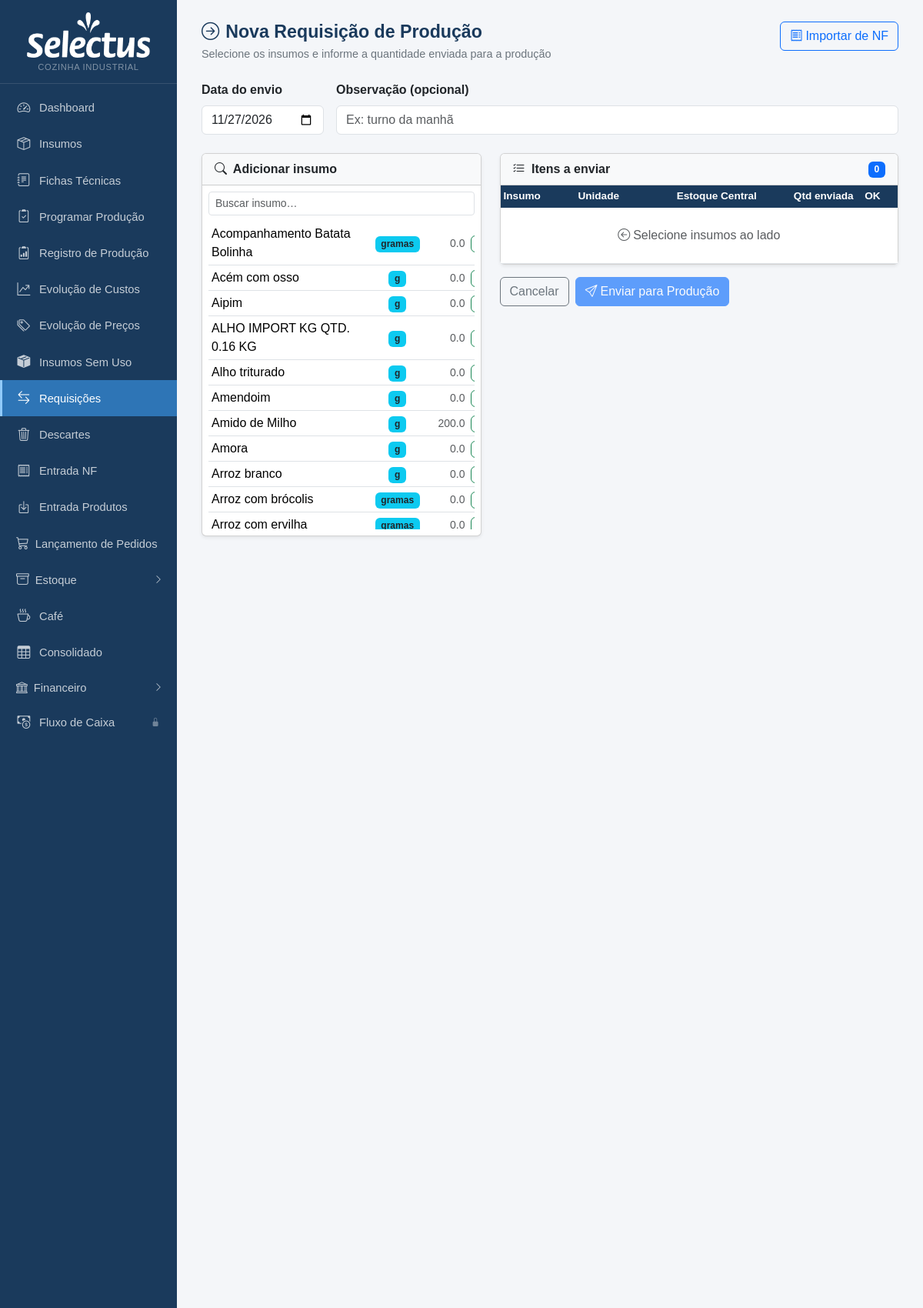
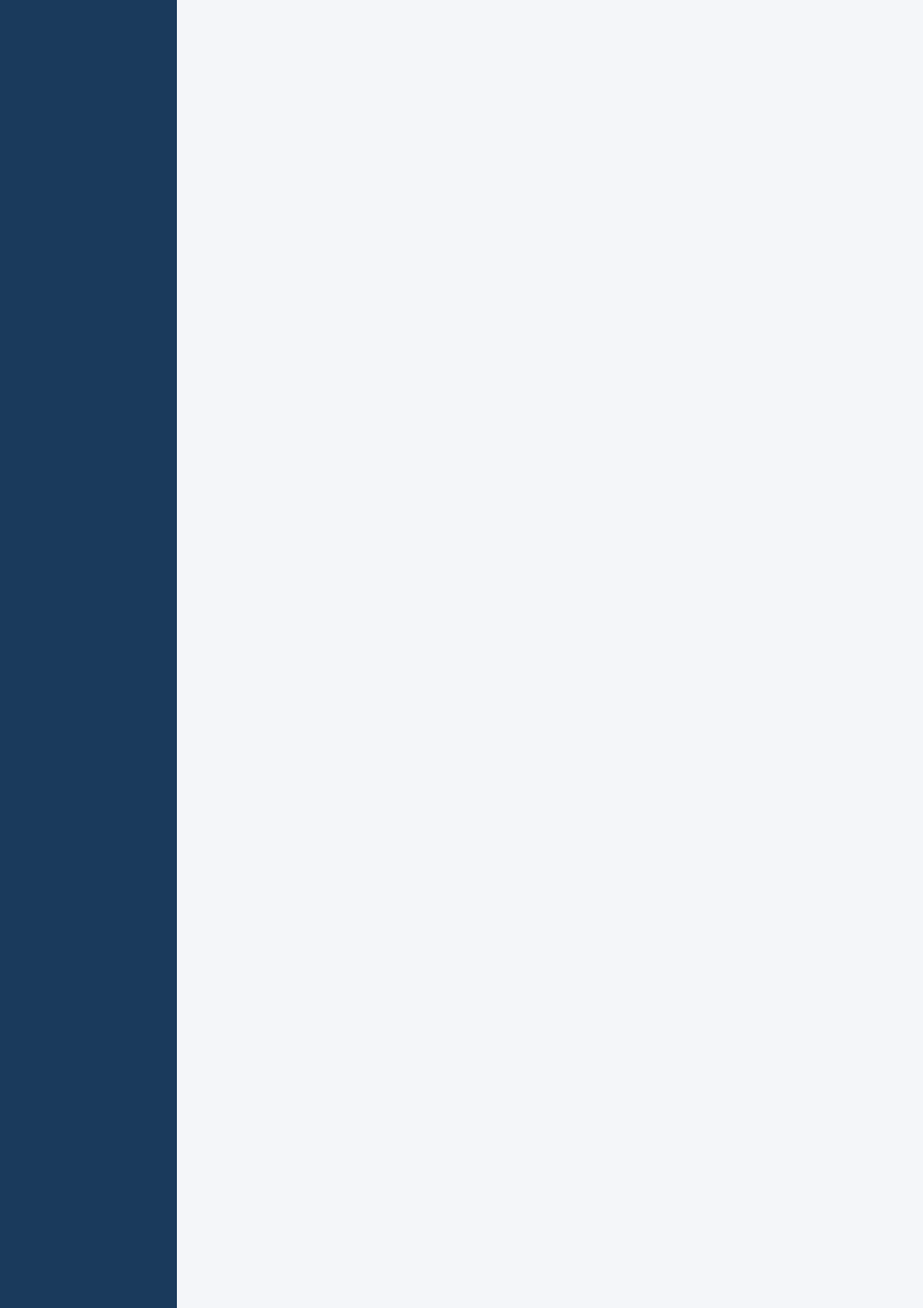
The app's page /requisicoes/nova (upper part) with its own data (2 pictures, top to bottom).
### tables this page shows
CREATE TABLE insumos (
            id INTEGER PRIMARY KEY AUTOINCREMENT,
            nome TEXT NOT NULL,
            unidade_compra TEXT NOT NULL,
            preco_compra REAL,
            unidade_uso TEXT NOT NULL,
            fator_conversao REAL NOT NULL DEFAULT 1
        , qtd_por_embalagem REAL, unid_embalagem TEXT, produto_vinculado_id INTEGER, estoque_atual REAL DEFAULT 0, estoque_minimo REAL DEFAULT 0, status_revisao_custo TEXT DEFAULT 'nao_revisado', data_revisao_custo TEXT, fornecedor TEXT, aproveitamento REAL NOT NULL DEFAULT 100, status_revisao_nome TEXT DEFAULT 'nao_revisado', observacao TEXT, estoque_central REAL DEFAULT 0, status_revisao_fp TEXT DEFAULT "nao_revisado", categoria TEXT, ep_fornecedor_id INTEGER REFERENCES ep_fornecedores(id), cat1 TEXT);

### app.py (the view, shortened to what this page needs)
@app.route('/requisicoes/nova', methods=['GET','POST'])
def requisicao_nova():
    db = get_db()
    insumos = db.execute('SELECT id, nome, unidade_uso, unidade_compra, estoque_central, qtd_por_embalagem FROM insumos ORDER BY nome COLLATE NOCASE').fetchall()
    nf_id = request.args.get('nf_id', type=int)
    pre_itens = []
    nf_origem = None
    nfs_disponiveis = db.execute(
        "SELECT id, numero, fornecedor, data_emissao FROM nf_entradas ORDER BY id DESC"
    ).fetchall()
    db.close()
    return render_template('requisicao_nova.html', insumos=insumos, today=date.today().isoformat(),
                           pre_itens=pre_itens, nf_origem=nf_origem, nfs=nfs_disponiveis)

### app.py (called while the page is built)
def get_db():
    c = sqlite3.connect(DB)
    c.row_factory = sqlite3.Row
    c.execute("PRAGMA foreign_keys = ON")
    return c

def count_alertas():
    try:
        db = get_db()
        n = db.execute('''SELECT COUNT(*) FROM insumos
                          WHERE estoque_minimo > 0 AND COALESCE(estoque_atual,0) < estoque_minimo''').fetchone()[0]
        db.close()
        return n
    except:
        return 0

@app.context_processor
def inject_alertas():
    try:
        db = get_db()
        n_ped = db.execute("SELECT COUNT(*) FROM pedidos WHERE status='aberto'").fetchone()[0]
        db.close()
    except Exception:
        n_ped = 0
    return dict(n_alertas=count_alertas(), n_pedidos_abertos=n_ped)

### financeiro.py (called while the page is built)
@bp.app_context_processor
def _ctx():
    try:
        u = _user() if request.endpoint and request.endpoint.startswith('fin.') else None
    except Exception:
        u = None
    return dict(fin_user=u, fin_pode=lambda p: _pode(u, p))

### templates/requisicao_nova.html (shortened to what this page needs)
{% extends "base.html" %}
{% block content %}
<div class="page-header d-flex justify-content-between align-items-start">
  <div>
    <h1><i class="bi bi-arrow-right-circle me-2"></i>Nova Requisição de Produção</h1>
    <p>Selecione os insumos e informe a quantidade enviada para a produção</p>
  </div>
  <button type="button" class="btn btn-outline-primary" data-bs-toggle="modal" data-bs-target="#modalImportarNF">
    <i class="bi bi-receipt me-1"></i>Importar de NF
  </button>
</div>
<form method="post">
<div class="row g-3 mb-4">
  <div class="col-auto">
    <label class="form-label fw-semibold">Data do envio</label>
    <input type="date" name="data" class="form-control" value="{{ today }}" required>
  </div>
  <div class="col">
    <label class="form-label fw-semibold">Observação (opcional)</label>
    <input type="text" name="observacao" class="form-control" placeholder="Ex: turno da manhã">
  </div>
</div>
<div class="row g-4">
  <div class="col-md-5">
    <div class="card shadow-sm">
      <div class="card-header fw-semibold bg-light">
        <i class="bi bi-search me-1"></i> Adicionar insumo
      </div>
      <div class="card-body p-2">
        <input type="text" id="busca-add" class="form-control form-control-sm mb-2" placeholder="Buscar insumo…" autocomplete="off">
        <div style="max-height:400px;overflow-y:auto">
          <table class="table table-sm mb-0" id="lista-add">
            <tbody>
              {% for ins in insumos %}
              <tr data-nome="{{ ins.nome|lower }}" data-id="{{ ins.id }}"
                  data-nome-orig="{{ ins.nome }}" data-un="{{ ins.unidade_uso }}"
                  data-estoque="{{ ins.estoque_central or 0 }}"
                  data-qtd-emb="{{ ins.qtd_por_embalagem or 0 }}"
                  data-unid-emb="{{ ins.unidade_compra or '' }}">
                <td>{{ ins.nome }}</td>
                <td class="text-center"><span class="badge bg-info text-dark">{{ ins.unidade_uso }}</span></td>
                <td class="text-end text-muted small">{{ '%.1f'|format(ins.estoque_central or 0) }}</td>
                <td><button type="button" class="btn btn-xs btn-outline-success btn-add-item" style="padding:1px 6px;font-size:.75rem"></button></td>
              </tr>
              {% endfor %}
            </tbody>
          </table>
        </div>
      </div>
    </div>
  </div>
  <div class="col-md-7">
    <div class="card shadow-sm">
      <div class="card-header fw-semibold bg-light d-flex justify-content-between align-items-center">
        <span><i class="bi bi-list-check me-1"></i> Itens a enviar</span>
        <div class="d-flex align-items-center gap-2">
          <span class="badge bg-primary" id="n-itens">0</span>
        </div>
      </div>
      <div class="card-body p-0">
        <table class="table table-sm mb-0" id="tabela-itens">
          <thead>
            <tr>
              <th>Insumo</th>
              <th class="text-center">Unidade</th>
              <th class="text-end">Estoque Central</th>
              <th class="text-end">Qtd enviada</th>
              <th class="text-center">OK</th>
              <th></th>
            </tr>
          </thead>
          <tbody id="tbody-itens">
            <tr id="linha-vazia">
              <td colspan="6" class="text-center text-muted py-4">
                <i class="bi bi-arrow-left-circle me-1"></i>Selecione insumos ao lado
              </td>
            </tr>
          </tbody>
        </table>
      </div>
    </div>
    <div class="mt-3 d-flex gap-2 justify-content-between align-items-center">
      <div class="d-flex gap-2">
        <a href="{{ url_for('requisicoes_lista') }}" class="btn btn-outline-secondary">Cancelar</a>
        <button type="submit" class="btn btn-primary" id="btn-submit" disabled>
          <i class="bi bi-send me-1"></i>Enviar para Produção
        </button>
      </div>
    </div>
  </div>
</div>
</form>
{% endblock %}

### records on screen
insumos: nome "Acompanhamento Batata Bolinha", unidade_uso "gramas", estoque_central "0.0"
insumos: nome "Acém com osso", unidade_uso "g", estoque_central "0.0"
insumos: nome "Aipim", unidade_uso "g", estoque_central "0.0"
insumos: nome "ALHO IMPORT KG QTD. 0.16 KG", unidade_uso "g", estoque_central "0.0"
insumos: nome "Alho triturado", unidade_uso "g", estoque_central "0.0"
insumos: nome "Amendoim", unidade_uso "g", estoque_central "0.0"
insumos: nome "Amido de Milho", unidade_uso "g", estoque_central "200.0"
insumos: nome "Amora", unidade_uso "g", estoque_central "0.0"
insumos: nome "Arroz branco", unidade_uso "g", estoque_central "0.0"
insumos: nome "Arroz com brócolis", unidade_uso "gramas", estoque_central "0.0"
insumos: nome "Arroz com ervilha", unidade_uso "gramas", estoque_central "0.0"
